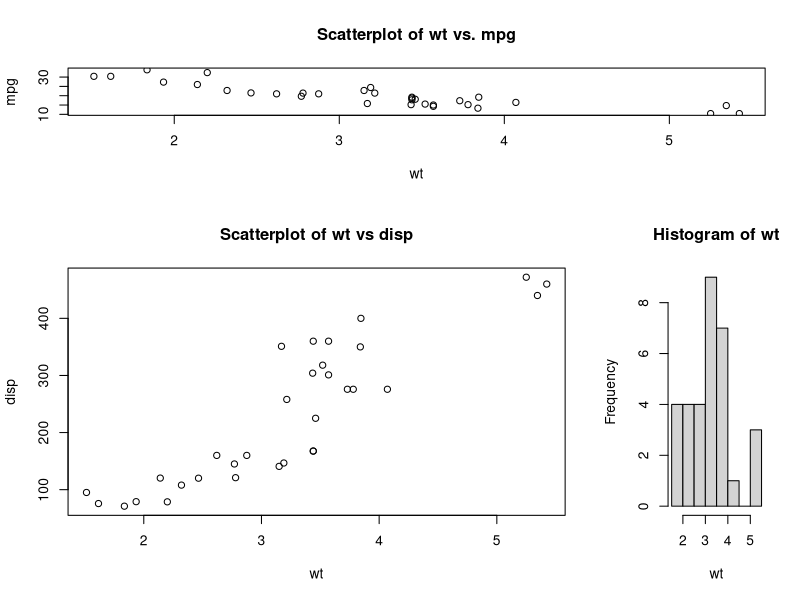

This figure's R source:
attach(mtcars)
mtcars

layout(matrix(c(1,1,2,3), 2, 2, byrow = TRUE), 
       widths=c(3,1), heights=c(1,2))
plot(wt,mpg, main="Scatterplot of wt vs. mpg")
plot(wt,disp, main="Scatterplot of wt vs disp")
hist(wt, main="Histogram of wt")